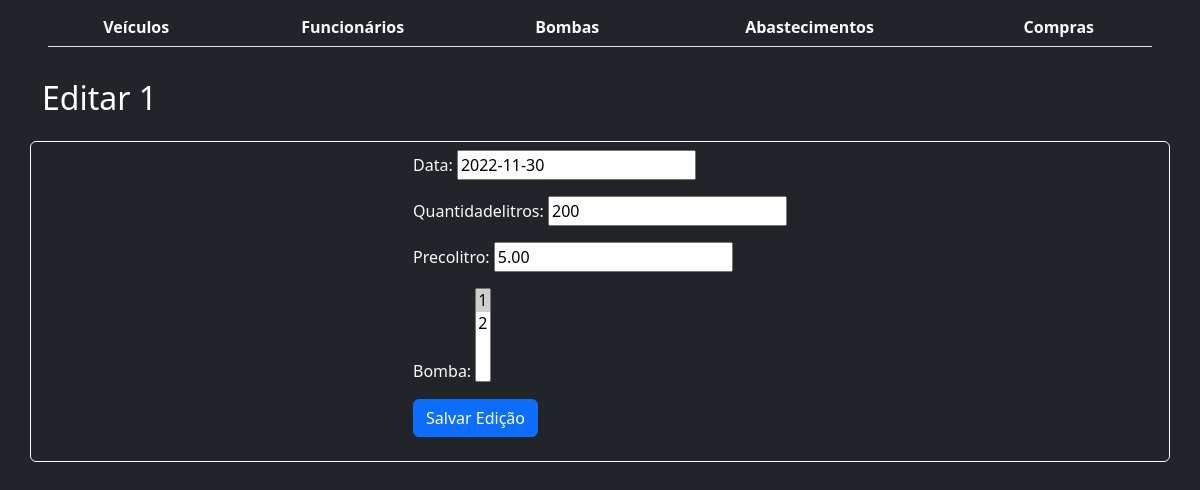
Screenshot of /editarcomp/1 with the database file from the repository.
### Abastecimento/models.py (models this page shows)
class CompraCombustivel(models.Model):
    data = models.DateField()
    quantidadelitros = models.PositiveSmallIntegerField()
    precolitro = models.DecimalField(max_digits=5, decimal_places=2)
    bomba = models.ManyToManyField(Bomba)
    def __str__(self):
        pkstr = str(self.pk)
        return pkstr

### Abastecimento/views.py (the view)
# urls.py: path('editarcomp/<int:pk>', UpdateCompra.as_view(success_url='/compras/'), name='editar_compra'),
class UpdateCompra(UpdateView):
    model = CompraCombustivel
    fields = ['data', 'quantidadelitros', 'precolitro','bomba']
    template_name = 'abastecimento/update.html'

### Abastecimento/models.py (called while the page is built)
    def __str__(self):
        pkstr = str(self.pk)
        return pkstr

### Abastecimento/templates/abastecimento/Update.html (shortened to what this page needs)
{% extends "abastecimento/base.html" %}
{% block body %}
<nav class="navbar bg-dark" style="color:white;">
    <div class="container">
        <h2>Editar {{ object }}</h2>
    </div>
</nav>
<div class="container p-2 mt-2 bg-dark justify-content-center border border-light rounded">
    <div class="d-flex justify-content-center text-light">
        <form method="post">
            {{ form.as_p }}
            <button class="btn btn-primary" type="submit" value="Update">Salvar Edição</button>
        </form>
    </div>
</div>
{% endblock %}

### Abastecimento/static/css/style.css (style rules this page uses)
body { font-family: 'Roboto', sans-serif; margin: 0px; background: black; }

### rows the page displays
CompraCombustivel: id "1", data "2022-11-30", quantidadelitros "200", precolitro "5.00"
